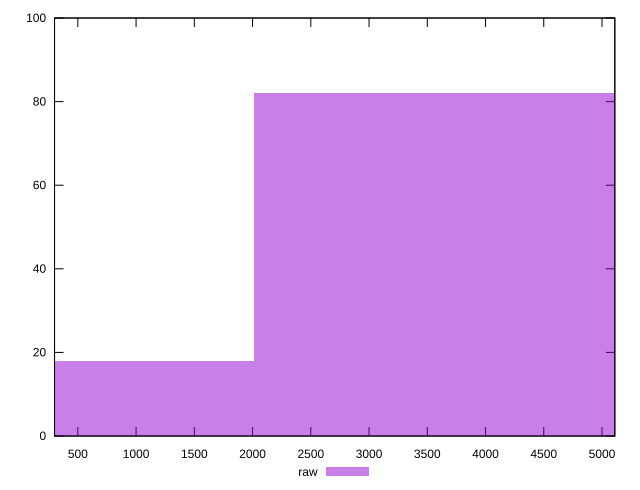

The gnuplot source for this figure:
reset

$raw <<EOF
4023.378081602328 82
0 18
EOF

set key outside below
set boxwidth 4023.378081602328
set xrange [300:5110]
set yrange [0:100]
set trange [0:100]
set style fill transparent solid 0.5 noborder
set terminal svg size 640, 490 enhanced background rgb 'white'
set output "report/report_00029_2021-02-24T13-36-40.390Z/uses-text-compression/samples/agenda/raw/histogram.svg"

plot $raw title "raw" with boxes

reset
